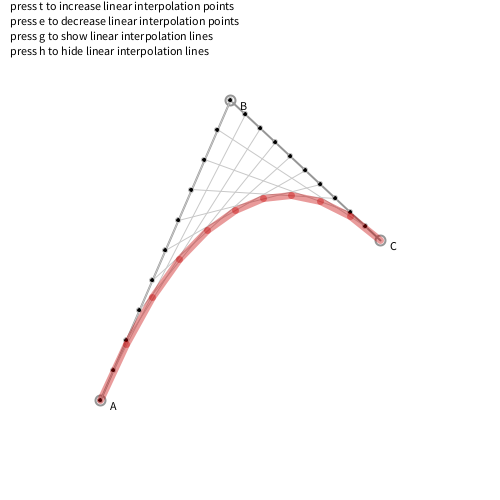
Frame 1 (no input)
Frame 60 (the mouse pressed at the canvas centre just before this capture): identical to frame 1, image omitted
Frame 120 (the mouse held since frame 60 and released just before this capture): identical to frame 1, image omitted

The Processing sketch that drew this single still picture (run headless with seeded random() and noise(); from frame 60 on, the mouse is pressed at the canvas centre):

// Processing sketch: decasteljau_linear_interpolation
// ── decasteljau_linear_interpolation.pde
ArrayList<Pt> pts;
ArrayList<Pt> ptsC;
Pt A= new Pt(100,400);
Pt B= new Pt(230,100);
Pt C= new Pt(380,240);
boolean showLerp=true;

int t=10;
int img=0;

void setup(){
  size(500,500);
  pts=new ArrayList<Pt>();ptsC=new ArrayList<Pt>();
}
void draw(){
  background(255); 
  stroke(150,150,150);strokeWeight(2);line(A.x,A.y,B.x,B.y);line(B.x,B.y,C.x,C.y);  
  if(A.locked==1){noFill(); ellipse(A.x,A.y,25,25); fill(255,0,0,50); ellipse(A.x,A.y,10,10);}else{noFill(); ellipse(A.x,A.y,10,10);}
  if(B.locked==1){noFill(); ellipse(B.x,B.y,25,25); fill(255,0,0,50); ellipse(B.x,B.y,10,10);}else{noFill(); ellipse(B.x,B.y,10,10);}
  if(C.locked==1){noFill(); ellipse(C.x,C.y,25,25); fill(255,0,0,50); ellipse(C.x,C.y,10,10);}else{noFill(); ellipse(C.x,C.y,10,10);}
  
  fill(0);
  text("A",A.x+10,A.y+10);text("B",B.x+10,B.y+10);text("C",C.x+10,C.y+10);
  text("press t to increase linear interpolation points", 10,10);
  text("press e to decrease linear interpolation points", 10,25);
  text("press g to show linear interpolation lines", 10,40);
  text("press h to hide linear interpolation lines", 10,55);
  
  ArrayList<Pt> ptsA=Lerp(A,B,t);ArrayList<Pt> ptsB=Lerp(B,C,t);ArrayList<Pt> ptsC=new ArrayList<Pt>();
  for(int i=0; i<t; i++){
    Pt a=ptsA.get(i);Pt b=ptsB.get(i);
    ptsC.add(new Pt(a.x+(b.x-a.x)*i/t,a.y+(b.y-a.y)*i/t));    
  }
  ptsC.add(C); // linear interpolation operations


  if(showLerp==true){for(int i=0; i<t; i++){ stroke(200);strokeWeight(1); line(ptsA.get(i).x,ptsA.get(i).y,ptsB.get(i).x,ptsB.get(i).y); ellipse(ptsA.get(i).x,ptsA.get(i).y,5,5); ellipse(ptsB.get(i).x,ptsB.get(i).y,5,5);}} // shows the interpolation 
  for(int i=0; i<ptsC.size()-1; i++){strokeWeight(7); stroke(200,0,0,100);  line(ptsC.get(i).x,ptsC.get(i).y,ptsC.get(i+1).x,ptsC.get(i+1).y); } // shows the interpolated bezier curve
  stroke(0);strokeWeight(1);
}

void mouseMoved(){
  Pt mos=new Pt(mouseX, mouseY);
  float d0=mos.di(A);if(d0<30){A.locked=1;}else{A.locked=0;}
  float d1=mos.di(B);if(d1<30){B.locked=1;}else{B.locked=0;}
  float d2=mos.di(C);if(d2<30){C.locked=1;}else{C.locked=0;}
}

void mouseDragged(){
 if(A.locked==1){A.x=mouseX; A.y=mouseY; }
 if(B.locked==1){B.x=mouseX; B.y=mouseY; }
 if(C.locked==1){C.x=mouseX; C.y=mouseY; }
}

void saveImg(){
  img++;
  String s="demo"+img;
  save(s+".jpg");
}

void keyPressed(){
  if(key=='t') { if(t<100) t++; }
  if(key=='e') { if(t>0)  t--; }
  if(key=='g') {showLerp=true; }
  if(key=='h') {showLerp=false; }
  if(key=='s') {saveImg(); }
}
// ── Lerp.pde

Pt Lerp(Pt a, Pt b, float t){
  Pt c= new Pt(a.x+(b.x-a.x)*t,a.y+(b.y-a.y)*t);
  return c;
}

ArrayList<Pt> Lerp(Pt a, Pt b, int t){
  ArrayList<Pt> pts=new ArrayList<Pt>();
  Pt u=new Pt(b.x-a.x,b.y-a.y);
  for(float i=0; i<1.0; i+=(1.0/t)){pts.add(new Pt(a.x+u.x*i, a.y+u.y*i));}
  return pts;
}
// ── Pt.pde
class Pt{
  float x,y;
  int locked=0;
  Pt(float x_, float y_){x=x_; y=y_;}
  float di(Pt p){
    return sqrt((x-p.x)*(x-p.x)+(y-p.y)*(y-p.y));
  }
  float norm(){
    return sqrt(x*x + y*y);
  }
}
